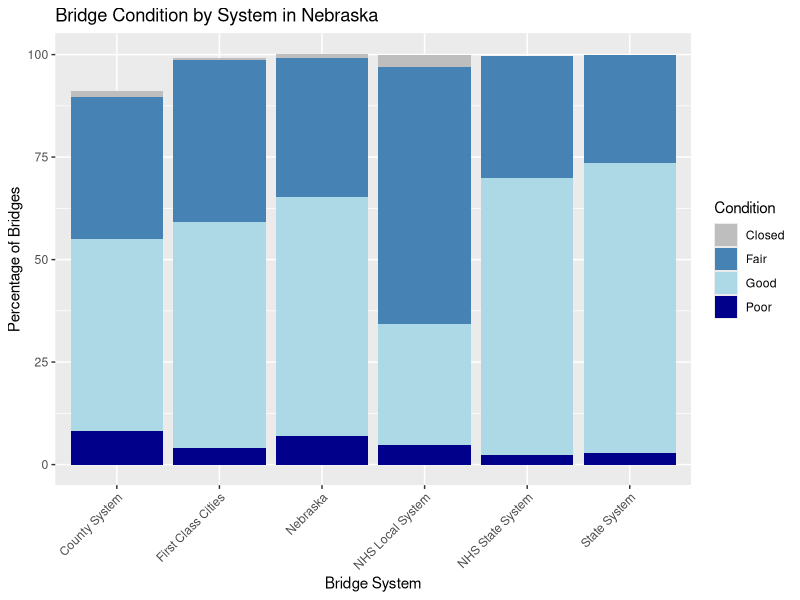
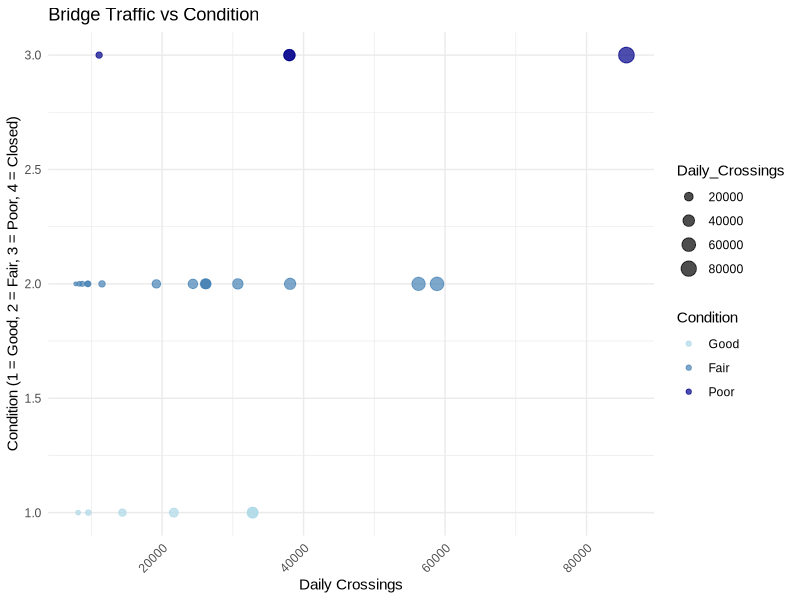
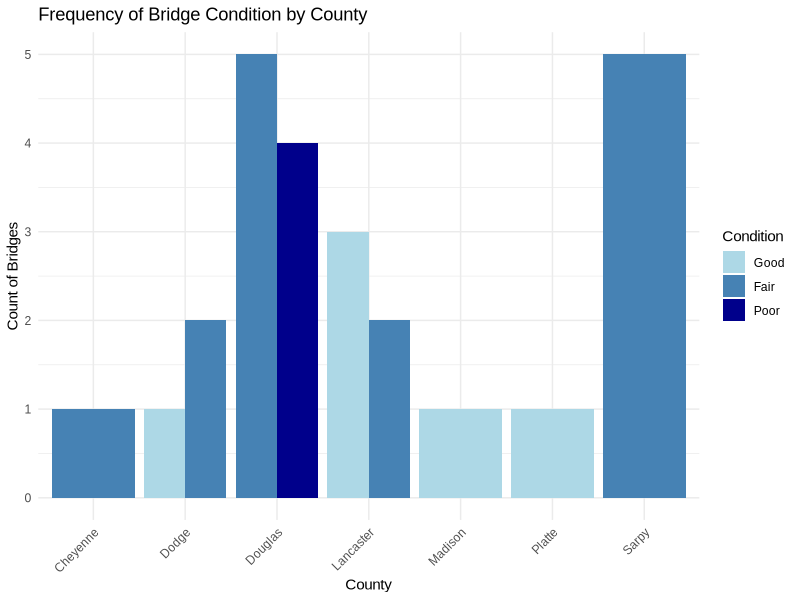
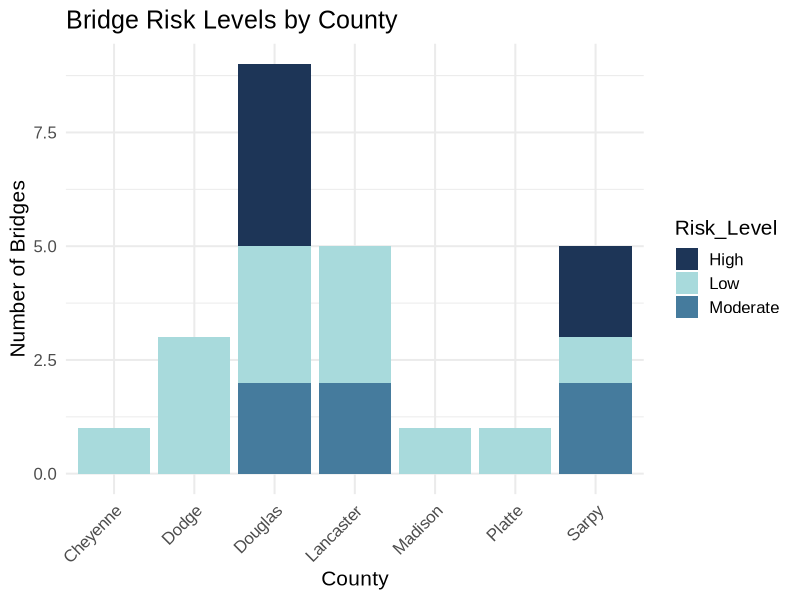

These figures' R source, in order:
## ---- chunk 1
library(ggplot2)
library(dplyr)
library(tidyr)
data <- data.frame(
  System = c("County System", "First Class Cities", "State System", "NHS State System", 
             "NHS Local System", "Nebraska"),
  Good = c(46.7, 55.0, 70.7, 67.5, 29.7, 58.3),
  Fair = c(34.7, 39.5, 26.2, 29.8, 62.5, 33.9),
  Poor = c(8.3, 4.1, 2.9, 2.3, 4.7, 6.9),
  Closed = c(1.5, 0.6, 0.0, 0.1, 3.1, 1.1)
)

data_long <- data |>
  pivot_longer(cols = Good:Closed, names_to = "Condition", values_to = "Percentage")

ggplot(data_long, aes(x = System, y = Percentage, fill = Condition)) +
  geom_bar(stat = "identity") +
  labs(title = "Bridge Condition by System in Nebraska", 
       x = "Bridge System", 
       y = "Percentage of Bridges") +
  theme(axis.text.x = element_text(angle = 45, hjust = 1)) +
  scale_fill_manual(values = c("Good" = "lightblue", "Fair" = "steelblue", "Poor" = "darkblue", "Closed" = "gray"))

## ---- chunk 2
library(ggplot2)
library(dplyr)
library(tidyr)

bridge_data <- data.frame(
  Bridge = c("US75 over J St", "US75 over Stream", "72nd St/FAU 5037 over UPRR", "US75 over Betz Creek", 
             "42nd St/FAU 5057 over UPRR", "42nd St/FAU 5057 over UPRR", "SB-I180/US34 over I80", 
             "NB-I180/US34 over I80", "N370 over Papillion Creek Trib", "US6 over Saddle Creek Rd", 
             "N50 over I80", "N38 over Big Papillion Creek", "US275/N92 over 72nd Street", 
             "N 14th St/FAU 5227 over Oak Creek", "14th St over US6", "WB-US30/US81 over Loup River", 
             "US6 over Up/BNSF RR", "N31 over Park/Papio", "Bell St over UPRR", "US77 over Elm Creek", 
             "36th St/Fas 5061 over Papillion Creek", "Hamiltn St/Fau5066 over US75", "US30 over Fremont Co Drain Ditch", 
             "Norflk Ave/FAU6020 over N Fk Elkhorn River", "I80 over Link 17B & Rd 77"),
  County = c("Douglas", "Sarpy", "Douglas", "Sarpy", "Douglas", "Douglas", "Lancaster", "Lancaster", 
             "Sarpy", "Douglas", "Sarpy", "Douglas", "Douglas", "Lancaster", "Lancaster", "Platte", 
             "Lancaster", "Douglas", "Dodge", "Dodge", "Sarpy", "Douglas", "Dodge", "Madison", "Cheyenne"),
  Year_Built = c(1970, 1988, 1966, 1989, 1960, 1960, 1960, 1960, 1995, 1934, 1958, 1964, 1962, 1968, 1961, 
                 1931, 1936, 1938, 1994, 1954, 1984, 1977, 1970, 1968, 1974),
  Daily_Crossings = c(85640, 58870, 56260, 38095, 38000, 38000, 32795, 32795, 30705, 26220, 26190, 
                      26100, 24360, 21660, 19190, 14395, 11505, 11100, 9570, 9535, 9470, 8730, 8310, 8130, 7800),
  Condition = c("Poor", "Fair", "Fair", "Fair", "Poor", "Poor", "Good", "Good", "Fair", "Fair", "Fair", 
                "Fair", "Fair", "Good", "Fair", "Good", "Fair", "Poor", "Good", "Fair", "Fair", "Fair", 
                "Fair", "Good", "Fair")
)

summary(bridge_data)

bridge_data$Condition <- factor(bridge_data$Condition, 
                                levels = c("Good", "Fair", "Poor", "Closed"),
                                ordered = TRUE)

bridge_data$Condition_Numeric <- recode(bridge_data$Condition, 
                                        "Good" = 1, "Fair" = 2, "Poor" = 3, "Closed" = 4)
ggplot(bridge_data, aes(x = Daily_Crossings, y = Condition_Numeric, 
                        size = Daily_Crossings, color = Condition)) +
  geom_point(alpha = 0.7) +
  labs(title = "Bridge Traffic vs Condition", 
       x = "Daily Crossings", 
       y = "Condition (1 = Good, 2 = Fair, 3 = Poor, 4 = Closed)", 
       color = "Condition") +
  scale_color_manual(values = c("Good" = "lightblue", 
                                "Fair" = "steelblue", 
                                "Poor" = "darkblue", 
                                "Closed" = "grey")) +
  scale_size_continuous(range = c(1, 5)) +
  theme_minimal(base_family = "Arial") +
  theme(axis.text.x = element_text(angle = 45, hjust = 1))

## ---- chunk 3
library(ggplot2)
library(dplyr)
library(tidyr)
ggplot(bridge_data, aes(x = County, fill = Condition)) +
  geom_bar(position = "dodge") +
  labs(title = "Frequency of Bridge Condition by County",
       x = "County", y = "Count of Bridges") +
  scale_fill_manual(values = c("Closed" = "gray", "Poor" = "darkblue", "Fair" = "steelblue", "Good" = "lightblue")) +
  theme(axis.text.x = element_text(angle = 45, hjust = 1)) +
  theme_minimal(base_family = "Arial") +
  theme(axis.text.x = element_text(angle = 45, hjust = 1))
## ---- chunk 4
bridge_data$Year_Built <- factor(bridge_data$Year_Built)
bridge_data$Year_Built <- droplevels(bridge_data$Year_Built)
bridge_data$Year_Built <- as.numeric(as.character(bridge_data$Year_Built))
bridge_data$Condition_Numeric <- as.numeric(bridge_data$Condition_Numeric)

class(bridge_data$Year_Built)


anova_result <- aov(Condition_Numeric ~ Year_Built, data = bridge_data)

## ---- chunk 5

library(knitr)

summary_stats <- summary(bridge_data$Daily_Crossings)
mean_crossings <- mean(bridge_data$Daily_Crossings)
sd_crossings <- sd(bridge_data$Daily_Crossings)

bridge_data <- bridge_data %>%
  mutate(Risk_Level = case_when(
    Daily_Crossings > 32795 ~ "High", 
    Daily_Crossings > 24360 ~ "Moderate",      
    TRUE ~ "Low"                              
  ))

bridge_data <- bridge_data %>%
  mutate(Risk_Level = case_when(
    Daily_Crossings > 32795 ~ "High", 
    Daily_Crossings > 24360 ~ "Moderate",      
    TRUE ~ "Low"                              
  ))
ggplot(bridge_data, aes(x = County, fill = Risk_Level)) + 
  geom_bar(position = "stack") + 
  labs(title = "Bridge Risk Levels by County", 
       x = "County", 
       y = "Number of Bridges") + 
  scale_fill_manual(values = c("High" = "#1D3557", "Moderate" = "#457B9D", "Low" = "#A8DADC")) +  
  theme_minimal(base_size = 15, base_family = "Arial") + 
  theme(axis.text.x = element_text(angle = 45, hjust = 1))  

bridge_data <- bridge_data %>%
  mutate(Risk_Level = case_when(
    Daily_Crossings > 32795 ~ "High", 
    Daily_Crossings > 24360 ~ "Moderate",
    TRUE ~ "Low"
  ))
risk_table <- bridge_data %>%
  select(Bridge, County, Daily_Crossings, Condition, Risk_Level)

kable(risk_table, caption = "Bridge Risk Level Assessment Based on Daily Crossings", align = 'l')
